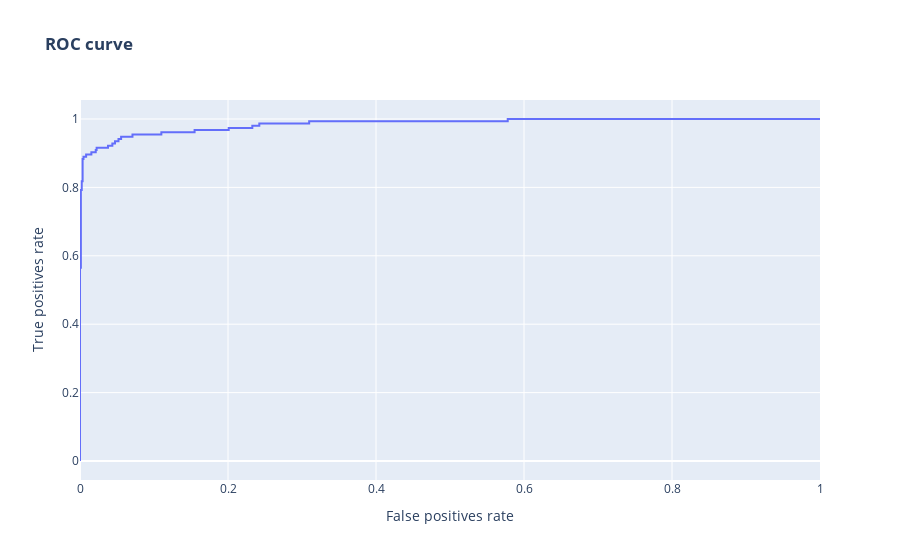

Write notebook code for a chart like this one.
### Code cell
trace1=go.Scatter(
                x=fpr,
                y=tpr,
                mode='lines',
                marker=dict(
                size=5
                ),
            name="precision",

            )

data = [trace1]
    
figure=go.Figure(
    data=data,
    layout=go.Layout(
        title=f"<b>ROC curve",
        xaxis={"title":"False positives rate"},
        yaxis={"title":"True positives rate"}
    ))
iplot(figure)

### Figure 1 — Plotly figure (JSON) as saved in the notebook; plotly's stock layout.template omitted (floating-point values rounded to 4 significant figures)
{"data": [{"marker": {"size": 5}, "mode": "lines", "name": "precision", "type": "scatter", "x": [0, 0, 0, 0, 0, 0, 0, 0, 0, 0, 0, 0, 0, 0, 0, 0.001182, 0.001182, 0.002364, 0.002364, 0.003546, 0.003546, 0.004728, 0.004728, 0.008274, 0.008274, 0.01537, 0.01537, 0.02128, 0.02128, 0.02246, 0.02246, 0.03783, 0.03783, 0.04374, 0.04374, 0.04728, 0.04728, 0.05201, 0.05201, 0.05556, 0.05556, 0.07092, 0.07092, 0.1099, 0.1099, 0.1548, 0.1548, 0.2009, 0.2009, 0.2329, 0.2329, 0.2423, 0.2423, 0.3097, 0.3097, 0.578, 0.578, 1], "y": [0, 0.006494, 0.01948, 0.03896, 0.05195, 0.07143, 0.08442, 0.0974, 0.1883, 0.2013, 0.2403, 0.2532, 0.3831, 0.3961, 0.5649, 0.5649, 0.7922, 0.7922, 0.8182, 0.8182, 0.8831, 0.8831, 0.8896, 0.8896, 0.8961, 0.8961, 0.9026, 0.9026, 0.9091, 0.9091, 0.9156, 0.9156, 0.9221, 0.9221, 0.9286, 0.9286, 0.9351, 0.9351, 0.9416, 0.9416, 0.9481, 0.9481, 0.9545, 0.9545, 0.961, 0.961, 0.9675, 0.9675, 0.974, 0.974, 0.9805, 0.9805, 0.987, 0.987, 0.9935, 0.9935, 1, 1]}], "layout": {"title": {"text": "<b>ROC curve"}, "xaxis": {"title": {"text": "False positives rate"}}, "yaxis": {"title": {"text": "True positives rate"}}}}
